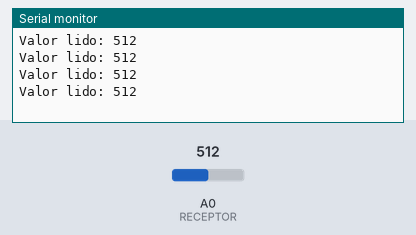
This sketch was run on a simulated Arduino Uno, built with avr-gcc and run on an emulated ATmega328P. Shown: the last lines printed to the serial monitor. The inputs (shaded band) are chosen by the test bench; at power-on: A0 (RECEPTOR) = 512.

Above: at 1.2 s.
1.3 s: A0 (RECEPTOR) set to 716
At 1.71 s:
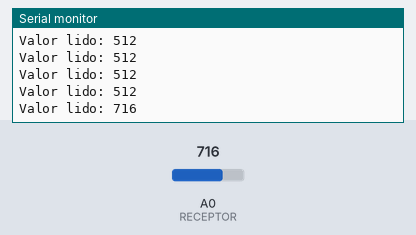
2.8 s: A0 (RECEPTOR) set to 900
At 2.91 s:
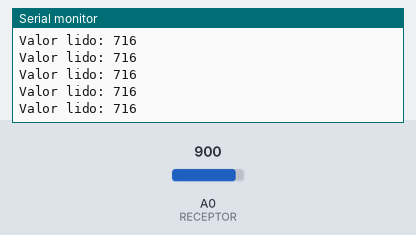
Timing chart, 0 to 5.8 s (numbered marks = the images above; inputs shaded):
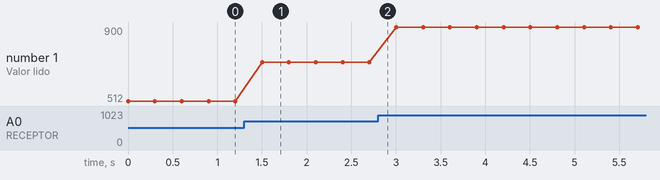

Measured:
- after the input at 1.3 s, the serial monitor: prints a new line after 0.20 s (image 1)
- plotted number 1: 512 → 716 after the input at 1.3 s, 716 → 900 after the input at 2.8 s

The sketch:

ledsInfraV.ino
```cpp
#define RECEPTOR A0

int readingSensor = 0;

void setup() {
  Serial.begin(9600);
  pinMode(RECEPTOR, INPUT);
}

void loop() {
  Serial.print("Valor lido: ");
  readingSensor = analogRead(RECEPTOR);
  Serial.println(readingSensor);
  delay(300);
}
```
